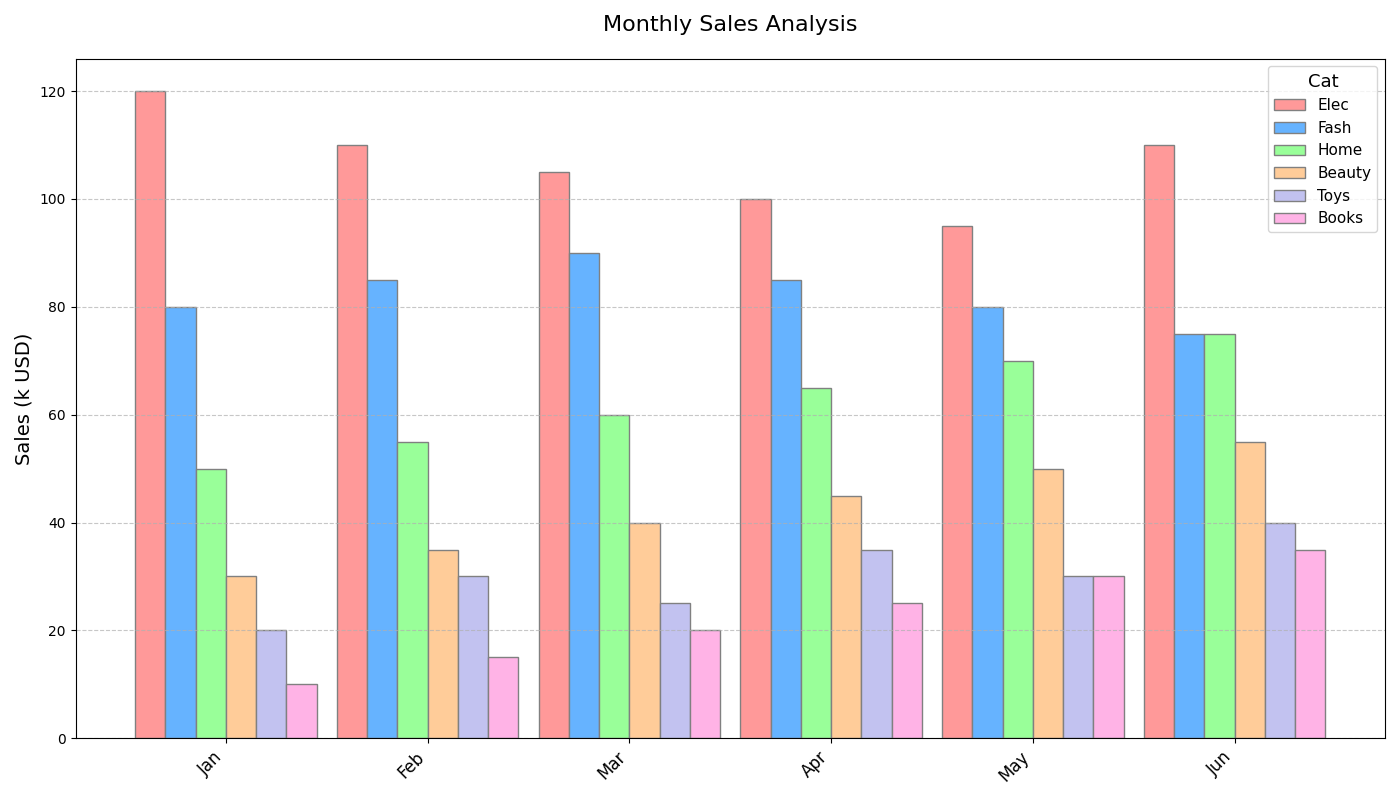

The script that drew this image:
import matplotlib.pyplot as plt
import numpy as np

# Categories and corresponding sales data over 6 months
categories = ["Elec", "Fash", "Home", "Beauty", "Toys", "Books"]
months = ["Jan", "Feb", "Mar", "Apr", "May", "Jun"]

# Sales data in thousands USD
sales_data = [
    [120, 110, 105, 100, 95, 110],  # Electronics
    [80, 85, 90, 85, 80, 75],       # Fashion
    [50, 55, 60, 65, 70, 75],       # Home Goods
    [30, 35, 40, 45, 50, 55],       # Beauty
    [20, 30, 25, 35, 30, 40],       # Toys
    [10, 15, 20, 25, 30, 35]        # Books
]

sales_data = np.array(sales_data)

fig, ax = plt.subplots(figsize=(14, 8))

x = np.arange(len(months))
bar_width = 0.15
colors = ['#ff9999','#66b3ff','#99ff99','#ffcc99','#c2c2f0','#ffb3e6']

for i in range(len(categories)):
    ax.bar(x + i*bar_width, sales_data[i], width=bar_width, color=colors[i], edgecolor='grey', label=categories[i])

ax.set_title('Monthly Sales Analysis', fontsize=16, pad=20)
ax.set_ylabel('Sales (k USD)', fontsize=14)
ax.set_xticks(x + bar_width * (len(categories) - 1) / 2)
ax.set_xticklabels(months, rotation=45, ha='right', fontsize=12)

ax.legend(title="Cat", title_fontsize='13', fontsize='11')
ax.grid(axis='y', linestyle='--', alpha=0.7)
plt.tight_layout()

plt.show()
